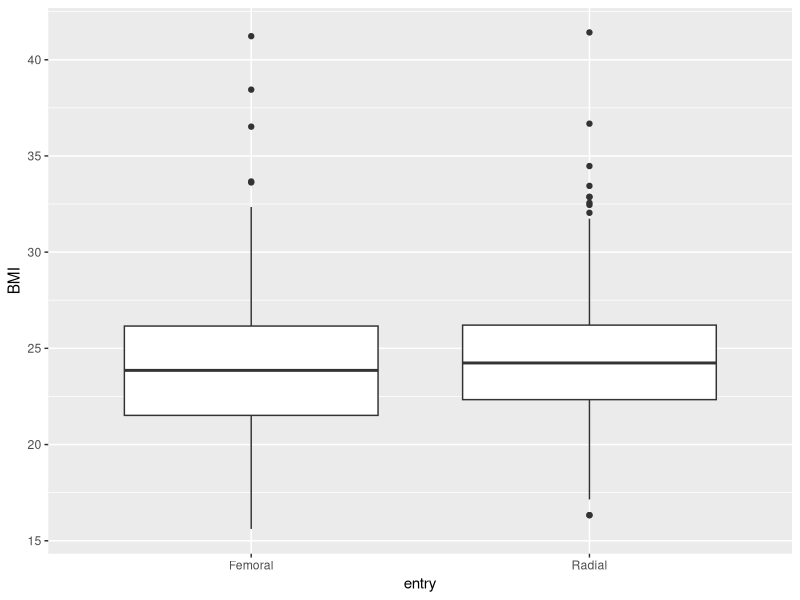
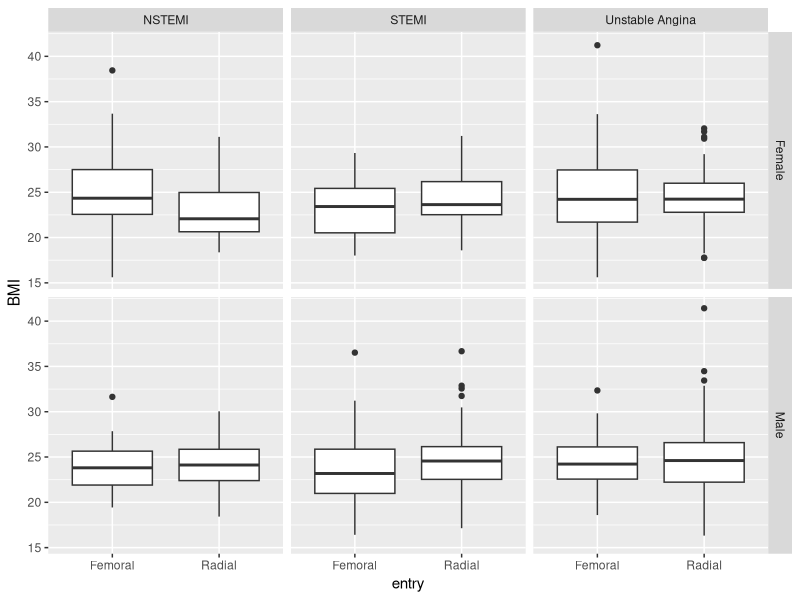

The R script that drew these images, in order:
## ---- chunk 1
library(tidyverse)
library(readxl)

raw_acs <- read_excel('acs.xlsx') %>% 
  mutate(BMI = as.numeric(BMI))

raw_acs %>% 
  group_by(entry) %>% 
  summarise(median_BMI = median(BMI, na.rm = TRUE),
            sd_BMI = sd(BMI, na.rm = TRUE))
## ---- chunk 2
qplot(x = entry, y = BMI, data = raw_acs, geom = 'boxplot')
## ---- chunk 3
raw_acs %>% 
  group_by(Dx, sex, entry) %>% 
  summarise(median_BMI = median(BMI, na.rm = TRUE),
            sd_BMI = sd(BMI, na.rm = TRUE))
## ---- chunk 4
qplot(x = entry, y = BMI, data = raw_acs, geom = 'boxplot', facets = sex ~ Dx)
